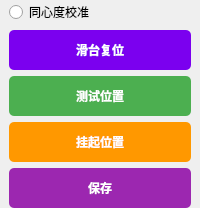
           <widget class="QWidget" name="widget_5" native="true">
            <layout class="QGridLayout" name="gridLayout_8">
             <property name="leftMargin">
              <number>0</number>
             </property>
             <property name="topMargin">
              <number>0</number>
             </property>
             <property name="rightMargin">
              <number>0</number>
             </property>
             <property name="bottomMargin">
              <number>0</number>
             </property>
             <item row="4" column="0">
              <widget class="QWidget" name="widget_6" native="true">
               <layout class="QVBoxLayout" name="verticalLayout">
                <property name="topMargin">
                 <number>0</number>
                </property>
                <property name="bottomMargin">
                 <number>0</number>
                </property>
                <item>
                 <widget class="QRadioButton" name="radioButton_Concentricity">
                  <property name="layoutDirection">
                   <enum>Qt::LeftToRight</enum>
                  </property>
                  <property name="autoFillBackground">
                   <bool>false</bool>
                  </property>
                  <property name="text">
                   <string>同心度校准</string>
                  </property>
                 </widget>
                </item>
                <item>
                 <widget class="QPushButton" name="pushButton_zeroing">
                  <property name="sizePolicy">
                   <sizepolicy hsizetype="Preferred" vsizetype="Fixed">
                    <horstretch>0</horstretch>
                    <verstretch>0</verstretch>
                   </sizepolicy>
                  </property>
                  <property name="minimumSize">
                   <size>
                    <width>100</width>
                    <height>40</height>
                   </size>
                  </property>
                  <property name="styleSheet">
                   <string notr="true">QPushButton { background-color: #7B00EF; color: white; font-weight: bold; border-radius: 5px; } QPushButton:hover { background-color: #9B59B6; }</string>
                  </property>
                  <property name="text">
                   <string>滑台复位</string>
                  </property>
                 </widget>
                </item>
                <item>
                 <widget class="QPushButton" name="pushButton_testPosition">
                  <property name="sizePolicy">
                   <sizepolicy hsizetype="Preferred" vsizetype="Fixed">
                    <horstretch>0</horstretch>
                    <verstretch>0</verstretch>
                   </sizepolicy>
                  </property>
                  <property name="minimumSize">
                   <size>
                    <width>100</width>
                    <height>40</height>
                   </size>
                  </property>
                  <property name="styleSheet">
                   <string notr="true">QPushButton { background-color: #4CAF50; color: white; font-weight: bold; border-radius: 5px; } QPushButton:hover { background-color: #66BB6A; }</string>
                  </property>
                  <property name="text">
                   <string>测试位置</string>
                  </property>
                 </widget>
                </item>
                <item>
                 <widget class="QPushButton" name="pushButton_suspendPosition">
                  <property name="sizePolicy">
                   <sizepolicy hsizetype="Preferred" vsizetype="Fixed">
                    <horstretch>0</horstretch>
                    <verstretch>0</verstretch>
                   </sizepolicy>
                  </property>
                  <property name="minimumSize">
                   <size>
                    <width>100</width>
                    <height>40</height>
                   </size>
                  </property>
                  <property name="styleSheet">
                   <string notr="true">QPushButton { background-color: #FF9800; color: white; font-weight: bold; border-radius: 5px; } QPushButton:hover { background-color: #FFB74D; }</string>
                  </property>
                  <property name="text">
                   <string>挂起位置</string>
                  </property>
                 </widget>
                </item>
                <item>
                 <widget class="QPushButton" name="pushButton_save">
                  <property name="sizePolicy">
                   <sizepolicy hsizetype="Preferred" vsizetype="Fixed">
                    <horstretch>0</horstretch>
                    <verstretch>0</verstretch>
                   </sizepolicy>
                  </property>
                  <property name="minimumSize">
                   <size>
                    <width>100</width>
                    <height>40</height>
                   </size>
                  </property>
                  <property name="styleSheet">
                   <string notr="true">QPushButton { background-color: #9C27B0; color: white; font-weight: bold; border-radius: 5px; } QPushButton:hover { background-color: #BA68C8; }</string>
                  </property>
                  <property name="text">
                   <string>保存</string>
                  </property>
                 </widget>
                </item>
               </layout>
              </widget>
             </item>
            </layout>
           </widget>
